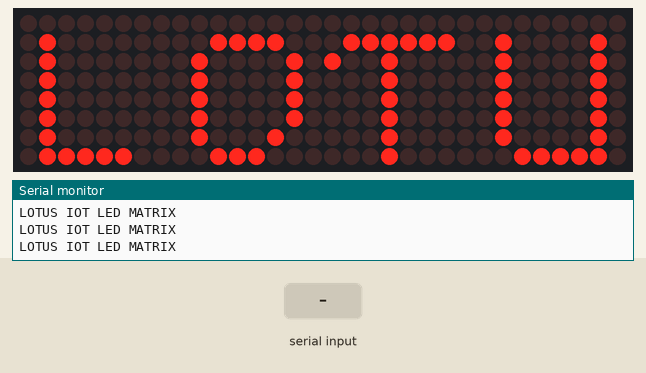
Simulated run of this sketch. Board: Arduino Uno, built with avr-gcc and run on an emulated ATmega328P. On the bench: 32×8 LED matrix, the last lines printed to the serial monitor. Inputs (shaded band) come from the test bench.

Above: at 0.16 s.
At 1.2 s:
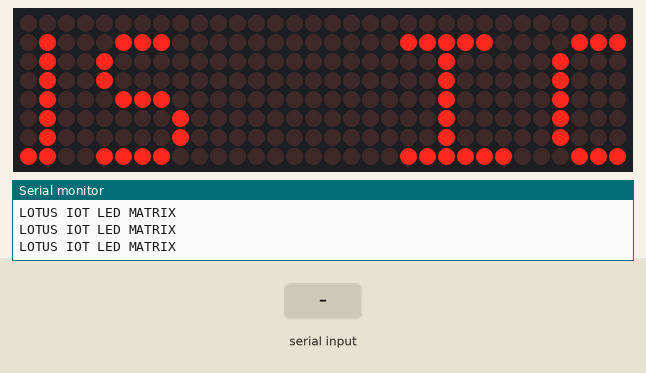
1.3 s: "1" received over Serial
At 1.3 s:
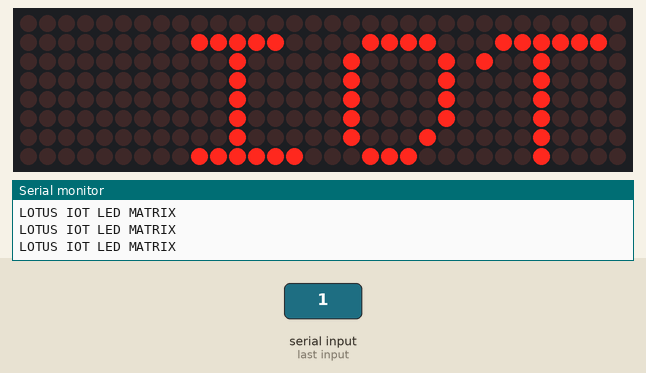
Timing chart, 0 to 4.3 s (numbered marks = the images above; inputs shaded):
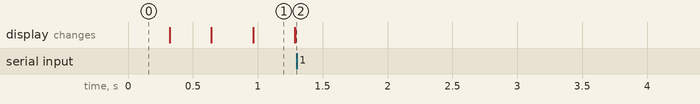

The sketch:

MarqueeText.ino
```cpp
#include <LEDMatrixDriver.hpp>

// This sketch draw marquee text on your LED matrix using the hardware SPI driver Library by Bartosz Bielawski.
// Example written 16.06.2017 by Marko Oette, www.oette.info

// Define the ChipSelect pin for the led matrix (Dont use the SS or MISO pin of your Arduino!)
// Other pins are Arduino specific SPI pins (MOSI=DIN, SCK=CLK of the LEDMatrix) see https://www.arduino.cc/en/Reference/SPI
const uint8_t LEDMATRIX_CS_PIN = 9;

// Number of 8x8 segments you are connecting
const int LEDMATRIX_SEGMENTS = 4 ;
const int LEDMATRIX_WIDTH    = LEDMATRIX_SEGMENTS * 8;

// The LEDMatrixDriver class instance
LEDMatrixDriver lmd(LEDMATRIX_SEGMENTS, LEDMATRIX_CS_PIN);

// Marquee text
char text[100] = "LOTUS IOT LED MATRIX";

// Marquee speed (lower nubmers = faster)
const int ANIM_DELAY = 30;
String str_cloude;

void setup() {
  // init the display
  Serial.begin(115200);
  lmd.setEnabled(true);
  lmd.setIntensity(1);   // 0 = low, 10 = high
}

int x=0, y=0, i=0;   // start top left

// This is the font definition. You can use http://gurgleapps.com/tools/matrix to create your own font or sprites.
// If you like the font feel free to use it. I created it myself and donate it to the public domain.
byte font[95][8] = { {0,0,0,0,0,0,0,0}, // SPACE
                     {0x10,0x18,0x18,0x18,0x18,0x00,0x18,0x18}, // EXCL
                     {0x28,0x28,0x08,0x00,0x00,0x00,0x00,0x00}, // QUOT
                     {0x00,0x0a,0x7f,0x14,0x28,0xfe,0x50,0x00}, // #
                     {0x10,0x38,0x54,0x70,0x1c,0x54,0x38,0x10}, // $
                     {0x00,0x60,0x66,0x08,0x10,0x66,0x06,0x00}, // %
                     {0,0,0,0,0,0,0,0}, // &
                     {0x00,0x10,0x18,0x18,0x08,0x00,0x00,0x00}, // '
                     {0x02,0x04,0x08,0x08,0x08,0x08,0x08,0x04}, // (
                     {0x40,0x20,0x10,0x10,0x10,0x10,0x10,0x20}, // )
                     {0x00,0x10,0x54,0x38,0x10,0x38,0x54,0x10}, // *
                     {0x00,0x08,0x08,0x08,0x7f,0x08,0x08,0x08}, // +
                     {0x00,0x00,0x00,0x00,0x00,0x18,0x18,0x08}, // COMMA
                     {0x00,0x00,0x00,0x00,0x7e,0x00,0x00,0x00}, // -
                     {0x00,0x00,0x00,0x00,0x00,0x00,0x06,0x06}, // DOT
                     {0x00,0x04,0x04,0x08,0x10,0x20,0x40,0x40}, // /
                     {0x00,0x38,0x44,0x4c,0x54,0x64,0x44,0x38}, // 0
                     {0x04,0x0c,0x14,0x24,0x04,0x04,0x04,0x04}, // 1
                     {0x00,0x30,0x48,0x04,0x04,0x38,0x40,0x7c}, // 2
                     {0x00,0x38,0x04,0x04,0x18,0x04,0x44,0x38}, // 3
                     {0x00,0x04,0x0c,0x14,0x24,0x7e,0x04,0x04}, // 4
                     {0x00,0x7c,0x40,0x40,0x78,0x04,0x04,0x38}, // 5
                     {0x00,0x38,0x40,0x40,0x78,0x44,0x44,0x38}, // 6
                     {0x00,0x7c,0x04,0x04,0x08,0x08,0x10,0x10}, // 7
                     {0x00,0x3c,0x44,0x44,0x38,0x44,0x44,0x78}, // 8
                     {0x00,0x38,0x44,0x44,0x3c,0x04,0x04,0x78}, // 9
                     {0x00,0x18,0x18,0x00,0x00,0x18,0x18,0x00}, // :
                     {0x00,0x18,0x18,0x00,0x00,0x18,0x18,0x08}, // ;
                     {0x00,0x10,0x20,0x40,0x80,0x40,0x20,0x10}, // <
                     {0x00,0x00,0x7e,0x00,0x00,0xfc,0x00,0x00}, // =
                     {0x00,0x08,0x04,0x02,0x01,0x02,0x04,0x08}, // >
                     {0x00,0x38,0x44,0x04,0x08,0x10,0x00,0x10}, // ?
                     {0x00,0x30,0x48,0xba,0xba,0x84,0x78,0x00}, // @
                     {0x00,0x1c,0x22,0x42,0x42,0x7e,0x42,0x42}, // A
                     {0x00,0x78,0x44,0x44,0x78,0x44,0x44,0x7c}, // B
                     {0x00,0x3c,0x44,0x40,0x40,0x40,0x44,0x7c}, // C
                     {0x00,0x7c,0x42,0x42,0x42,0x42,0x44,0x78}, // D
                     {0x00,0x78,0x40,0x40,0x70,0x40,0x40,0x7c}, // E
                     {0x00,0x7c,0x40,0x40,0x78,0x40,0x40,0x40}, // F
                     {0x00,0x3c,0x40,0x40,0x5c,0x44,0x44,0x78}, // G
                     {0x00,0x42,0x42,0x42,0x7e,0x42,0x42,0x42}, // H
                     {0x00,0x7c,0x10,0x10,0x10,0x10,0x10,0x7e}, // I
                     {0x00,0x7e,0x02,0x02,0x02,0x02,0x04,0x38}, // J
                     {0x00,0x44,0x48,0x50,0x60,0x50,0x48,0x44}, // K
                     {0x00,0x40,0x40,0x40,0x40,0x40,0x40,0x7c}, // L
                     {0x00,0x82,0xc6,0xaa,0x92,0x82,0x82,0x82}, // M
                     {0x00,0x42,0x42,0x62,0x52,0x4a,0x46,0x42}, // N
                     {0x00,0x3c,0x42,0x42,0x42,0x42,0x44,0x38}, // O
                     {0x00,0x78,0x44,0x44,0x48,0x70,0x40,0x40}, // P
                     {0x00,0x3c,0x42,0x42,0x52,0x4a,0x44,0x3a}, // Q
                     {0x00,0x78,0x44,0x44,0x78,0x50,0x48,0x44}, // R
                     {0x00,0x38,0x40,0x40,0x38,0x04,0x04,0x78}, // S
                     {0x00,0x7e,0x90,0x10,0x10,0x10,0x10,0x10}, // T
                     {0x00,0x42,0x42,0x42,0x42,0x42,0x42,0x3e}, // U
                     {0x00,0x42,0x42,0x42,0x42,0x44,0x28,0x10}, // V
                     {0x80,0x82,0x82,0x92,0x92,0x92,0x94,0x78}, // W
                     {0x00,0x42,0x42,0x24,0x18,0x24,0x42,0x42}, // X
                     {0x00,0x44,0x44,0x28,0x10,0x10,0x10,0x10}, // Y
                     {0x00,0x7c,0x04,0x08,0x7c,0x20,0x40,0xfe}, // Z
                      // (the font does not contain any lower case letters. you can add your own.)
                  };    // {}, //


void loop()
{

  while (Serial.available() > 0)
  {
    str_cloude = Serial.readString();
    Serial.println(str_cloude);
    Serial.println(str_cloude.length());
    str_cloude.toCharArray(text, str_cloude.length());
    Serial.println(strlen(text));
  }

  Serial.println(text);
  // Draw the text to the current position
	int len = strlen(text);
//  int len = atoi(str_cloude.length()) - 3;
	drawString(text, len, x, 0);
	// In case you wonder why we don't have to call lmd.clear() in every loop: The font has a opaque (black) background...

	// Toggle display of the new framebuffer
	lmd.display();

	// Wait to let the human read the display
	delay(ANIM_DELAY);

	// Advance to next coordinate
	if( --x < len * -8 ) {
		x = LEDMATRIX_WIDTH;
	}
}


/**
 * This function draws a string of the given length to the given position.
 */
void drawString(char* text, int len, int x, int y )
{
  for( int idx = 0; idx < len; idx ++ )
  {
    int c = text[idx] - 32;

    // stop if char is outside visible area
    if( x + idx * 8  > LEDMATRIX_WIDTH )
      return;

    // only draw if char is visible
    if( 8 + x + idx * 8 > 0 )
      drawSprite( font[c], x + idx * 8, y, 8, 8 );
  }
}

/**
 * This draws a sprite to the given position using the width and height supplied (usually 8x8)
 */
void drawSprite( byte* sprite, int x, int y, int width, int height )
{
  // The mask is used to get the column bit from the sprite row
  byte mask = B10000000;

  for( int iy = 0; iy < height; iy++ )
  {
    for( int ix = 0; ix < width; ix++ )
    {
      lmd.setPixel(x + ix, y + iy, (bool)(sprite[iy] & mask ));

      // shift the mask by one pixel to the right
      mask = mask >> 1;
    }

    // reset column mask
    mask = B10000000;
  }
}
```
